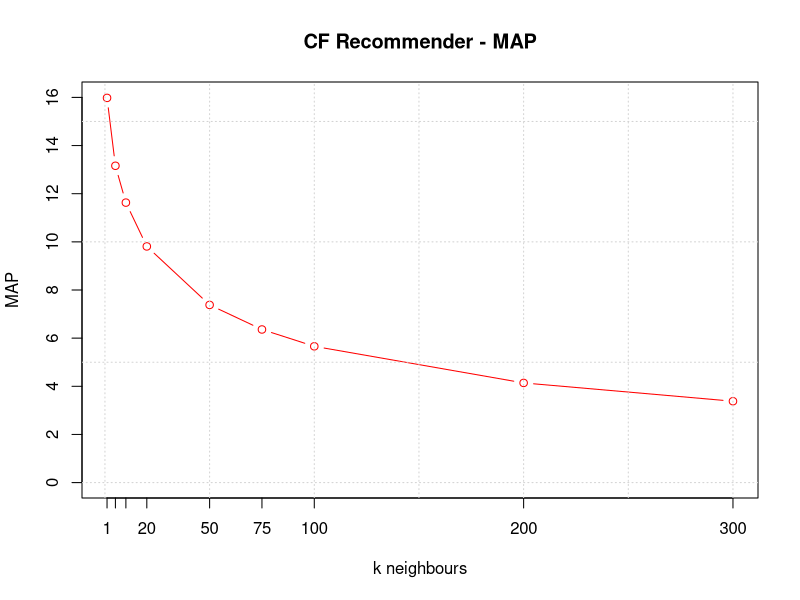
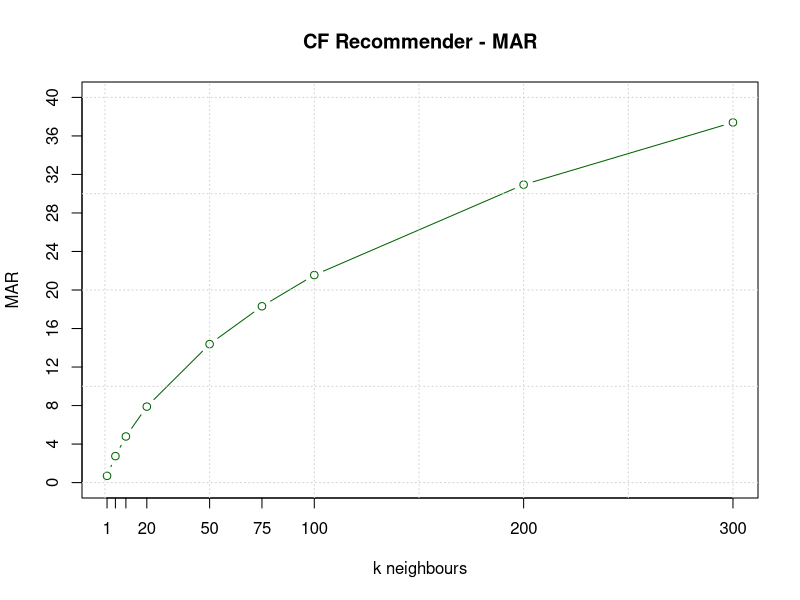
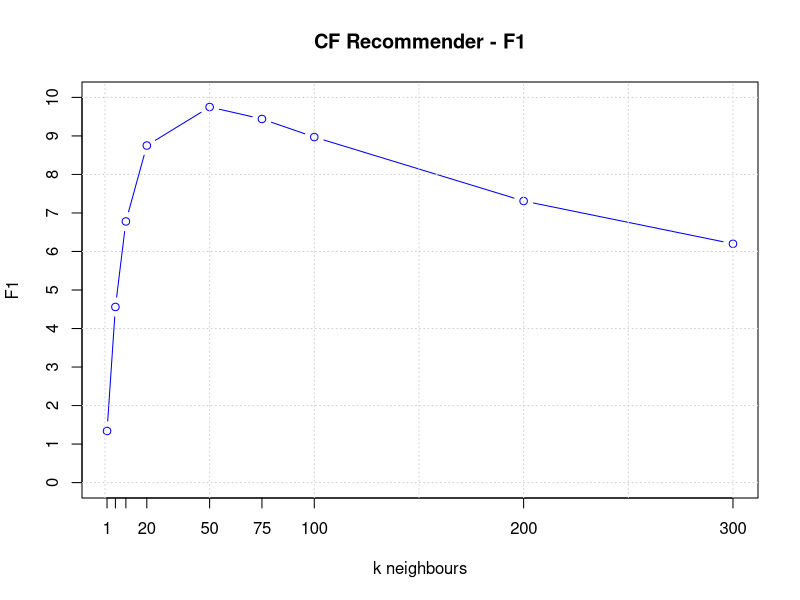
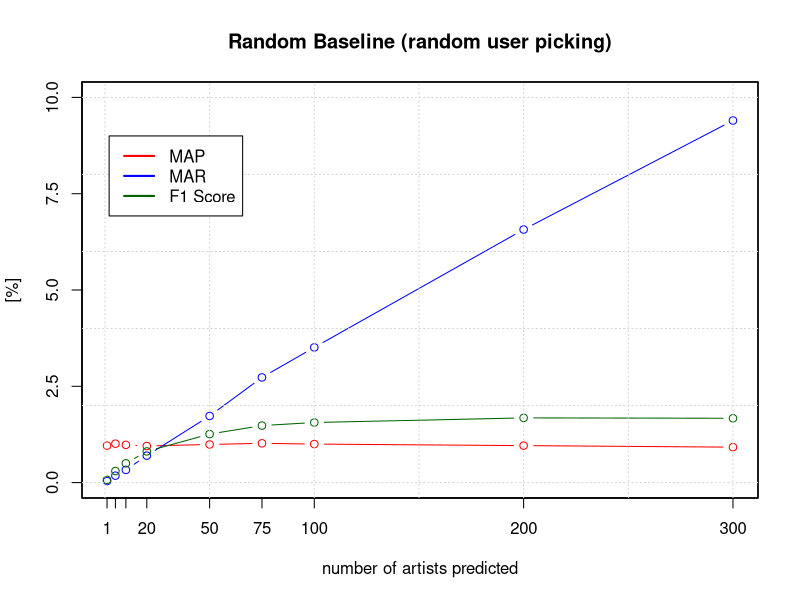
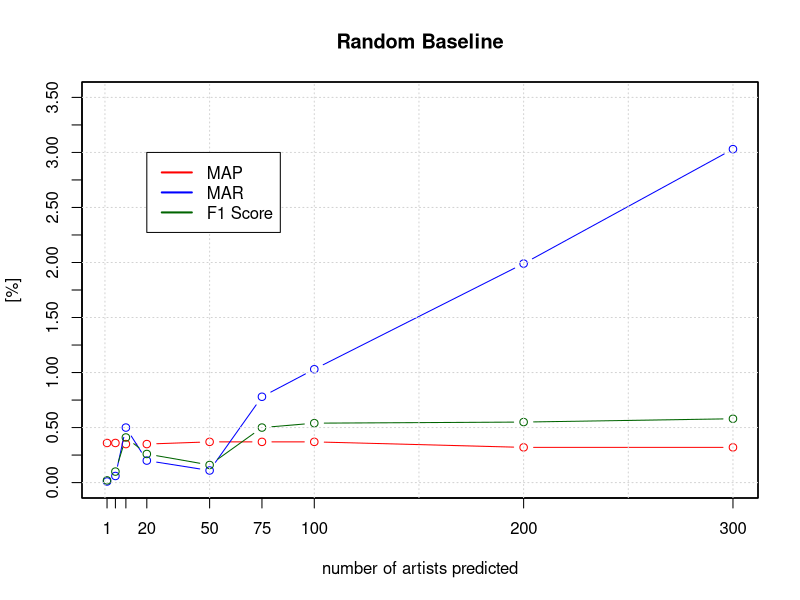
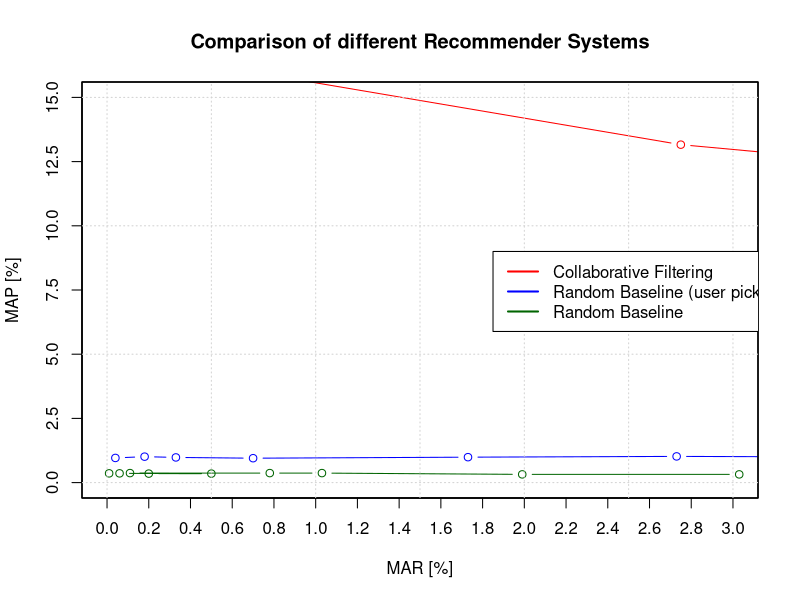

The R source for these figures, in order:

# CF Recommender  (updated: 11.11.2016)

no_recommendations <- c(1, 5, 10, 20, 50, 75, 100, 200, 300)
cf_MAP <- c(15.98, 13.16, 11.63, 9.81, 7.38, 6.36, 5.66, 4.14, 3.38)
cf_MAR <- c(0.70, 2.75, 4.79, 7.89, 14.38, 18.31, 21.55, 30.94, 37.40)
cf_F1 <- c(1.34, 4.56, 6.78, 8.75, 9.75, 9.44, 8.97, 7.31, 6.20)

# CF - MAP
plot(no_recommendations, cf_MAP, type="b", xaxt="n", yaxt="n", xlab="k neighbours", ylab="MAP", col="red", ylim=c(0,16), main="CF Recommender - MAP")
axis(1, at=no_recommendations, labels=no_recommendations)
axis(2, at=seq(0,16,by=2.0))
grid()
#text(no_recommendations+20, cf_MAP, cf_MAP) # doesnt look good because of: out of bounds problems

# CF - MAR
plot(no_recommendations, cf_MAR, type="b", xaxt="n", yaxt="n", xlab="k neighbours", ylab="MAR", col="darkgreen", ylim=c(0,40), main="CF Recommender - MAR")
axis(1, at=no_recommendations, labels=no_recommendations)
axis(2, at=seq(0,40,by=4.0))
grid()

# CF - F1
plot(no_recommendations, cf_F1, type="b", xaxt="n", yaxt="n", xlab="k neighbours", ylab="F1", col="blue", ylim=c(0,10), main="CF Recommender - F1")
axis(1, at=no_recommendations, labels=no_recommendations)
axis(2, at=seq(0,10,by=1.0))
grid()


# CB Recommender (updated: 11.11.2016)

no_recommendations <- c(1, 5, 10, 20, 50, 75, 100, 200, 300)
cb_MAP <- c(4.07, 3.75, 3.37, 2.92, 2.30, 2.01, 1.85, 1.34, 1.15)
cb_MAR <- c(1.56, 0.85, 1.45, 2.44, 4.72, 6.07, 7.34, 12.47, 15.61)
cb_F1 <- c(2.26, 1.39, 2.02, 2.66, 3.09, 3.02, 2.95, 2.42, 2.15)







# Random Baseline (Ours, user picking)
rb_n_artists <- c(1, 5, 10, 20, 50, 75, 100, 200, 300)
rb_MAP <- c(0.96, 1.01, 0.98, 0.95, 0.99, 1.02, 1.00, 0.96, 0.92)
rb_MAR <- c(0.04, 0.18, 0.33, 0.7, 1.73, 2.73, 3.51, 6.57, 9.40)
rb_F1 <- c(0.07, 0.3, 0.5, 0.81, 1.26, 1.48, 1.56, 1.68, 1.67)

plot(rb_n_artists, rb_MAP, type="b", xaxt="n", yaxt="n", xlab="number of artists predicted", ylab="[%]", col="red", ylim=c(0,10), main="Random Baseline (random user picking)")
par(new=TRUE)
plot(rb_n_artists, rb_MAR, type="b", xaxt="n", yaxt="n", xlab="", ylab="", col="blue", ylim=c(0,10))
par(new=TRUE)
plot(rb_n_artists, rb_F1, type="b", xaxt="n", yaxt="n", xlab="", ylab="", col="darkgreen", ylim=c(0,10))
axis(1, at=rb_n_artists, labels=rb_n_artists)
axis(2, at=seq(0,15,by=2.5))
grid()
legend(2, 9, c("MAP", "MAR", "F1 Score"), lty=c(1,1), lwd=2, col=c("red", "blue", "darkgreen"))
par(new=FALSE)

# Random Baseline (his, completely random)

rb2_n_artists <- c(1, 5, 10, 20, 50, 75, 100, 200, 300)
rb2_MAP <- c(0.36, 0.36, 0.35, 0.35, 0.37, 0.37, 0.37, 0.32, 0.32)
rb2_MAR <- c(0.01, 0.06, 0.5, 0.2, 0.11, 0.78, 1.03, 1.99, 3.03)
rb2_F1 <- c(0.02, 0.1, 0.41, 0.26, 0.16, 0.5, 0.54, 0.55, 0.58)

plot(rb2_n_artists, rb2_MAP, type="b", xaxt="n", yaxt="n", xlab="number of artists predicted", ylab="[%]", col="red", ylim=c(0,3.5), main="Random Baseline")
par(new=TRUE)
plot(rb2_n_artists, rb2_MAR, type="b", xaxt="n", yaxt="n", xlab="", ylab="", col="blue", ylim=c(0,3.5))
par(new=TRUE)
plot(rb2_n_artists, rb2_F1, type="b", xaxt="n", yaxt="n", xlab="", ylab="", col="darkgreen", ylim=c(0,3.5))
axis(1, at=rb2_n_artists, labels=rb2_n_artists)
axis(2, at=seq(0,3.5,by=0.25))
grid()
legend(20, 3, c("MAP", "MAR", "F1 Score"), lty=c(1,1), lwd=2, col=c("red", "blue", "darkgreen"))
par(new=FALSE)


# Compare results
plot(cf_MAR, cf_MAP, type="b", xaxt="n", yaxt="n", xlab="MAR [%]", ylab="MAP [%]", col="red", ylim=c(0,15), xlim=c(0,3), main="Comparison of different Recommender Systems")
par(new=TRUE)
plot(rb_MAR, rb_MAP, type="b", xaxt="n", yaxt="n", xlab="", ylab="", col="blue", ylim=c(0,15), xlim=c(0,3))
par(new=TRUE)
plot(rb2_MAR, rb2_MAP, type="b", xaxt="n", yaxt="n", xlab="", ylab="", col="darkgreen", ylim=c(0,15), xlim=c(0,3))
axis(1, at=seq(0, 3, 0.2))
axis(2, at=seq(0,15,by=2.5))
grid()
legend(1.85, 9, c("Collaborative Filtering", "Random Baseline (user picking)", "Random Baseline"), lty=c(1,1), lwd=2, col=c("red", "blue", "darkgreen"))
